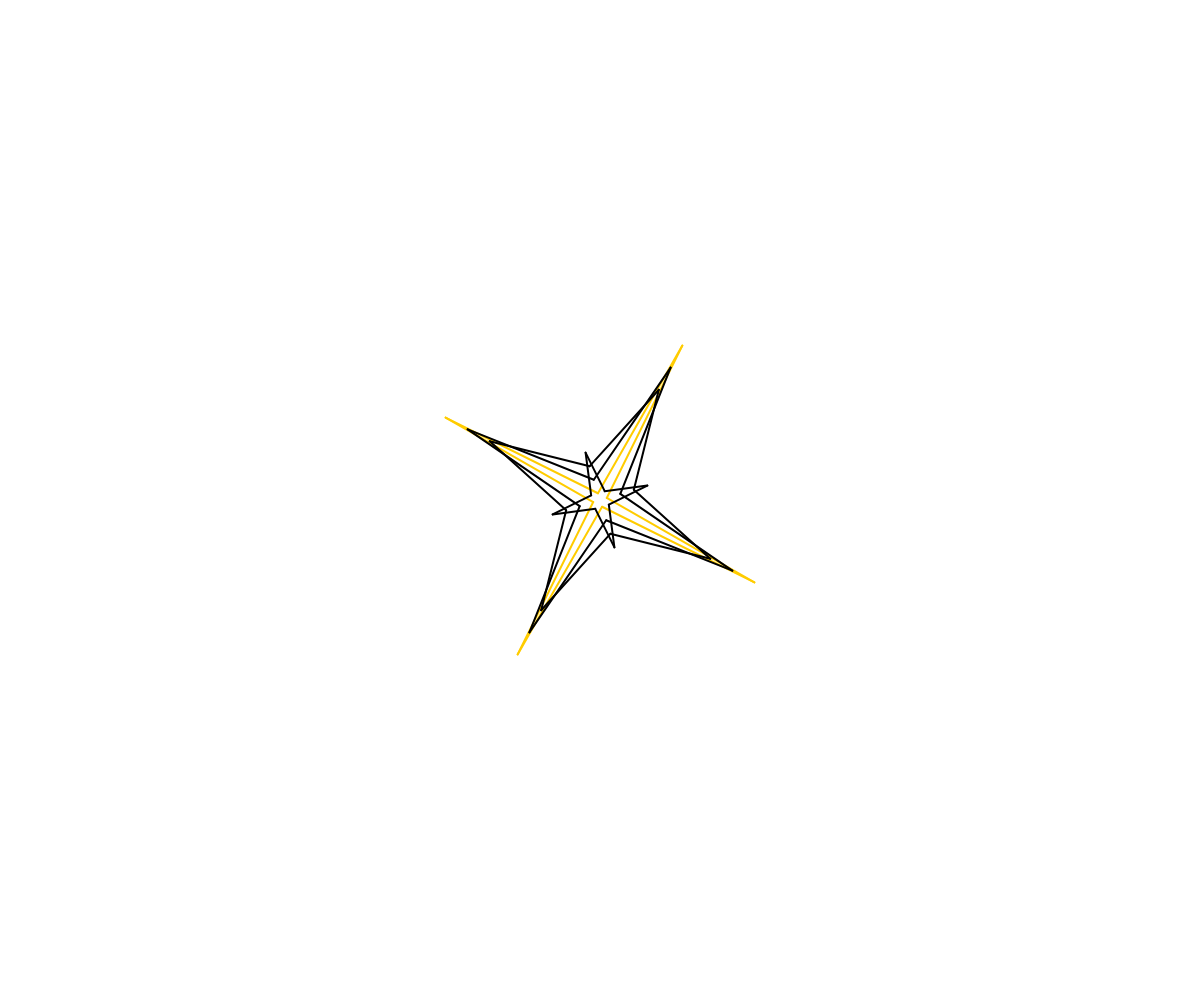
Frame 1 (no input)
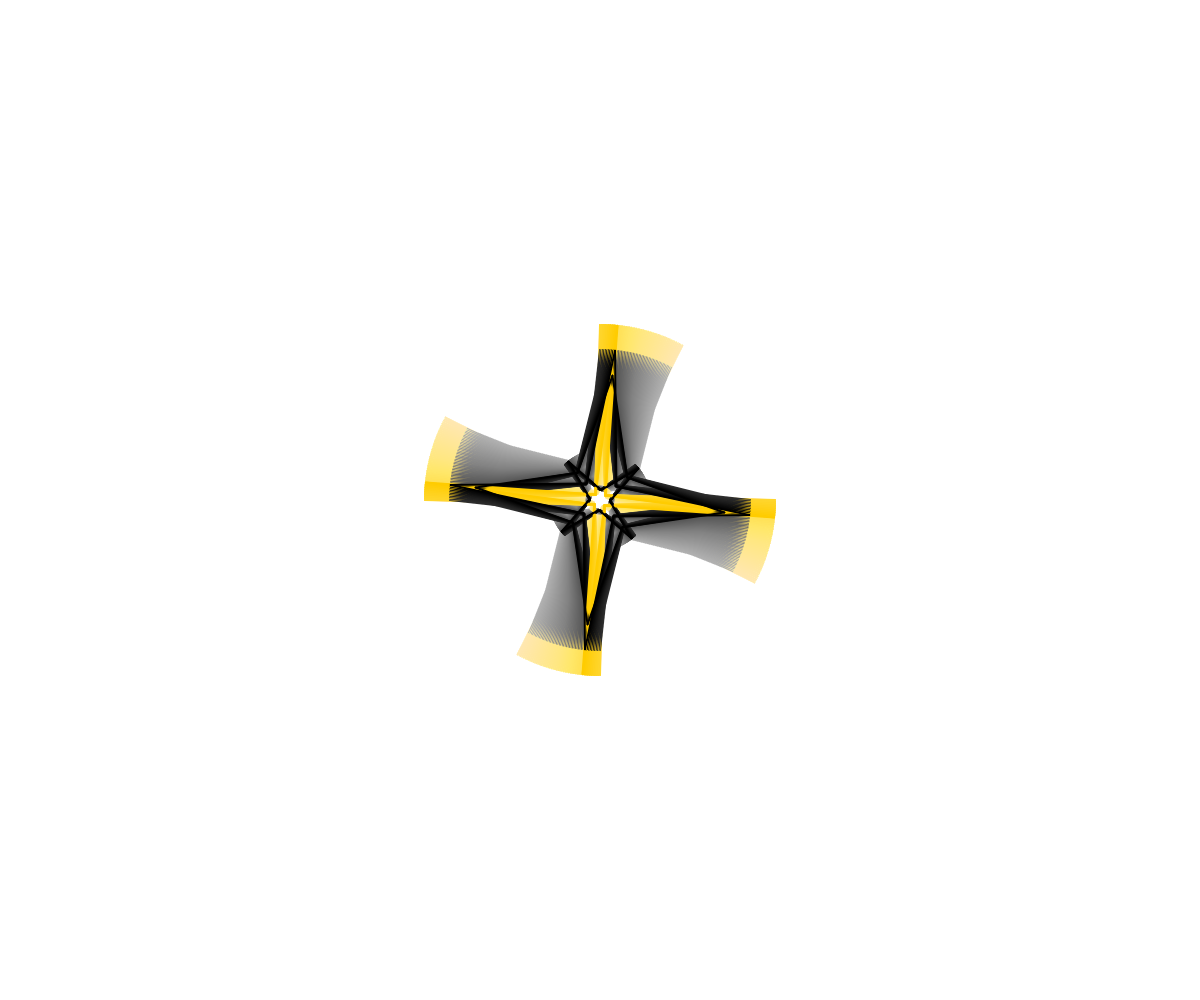
Frame 60 (no input)
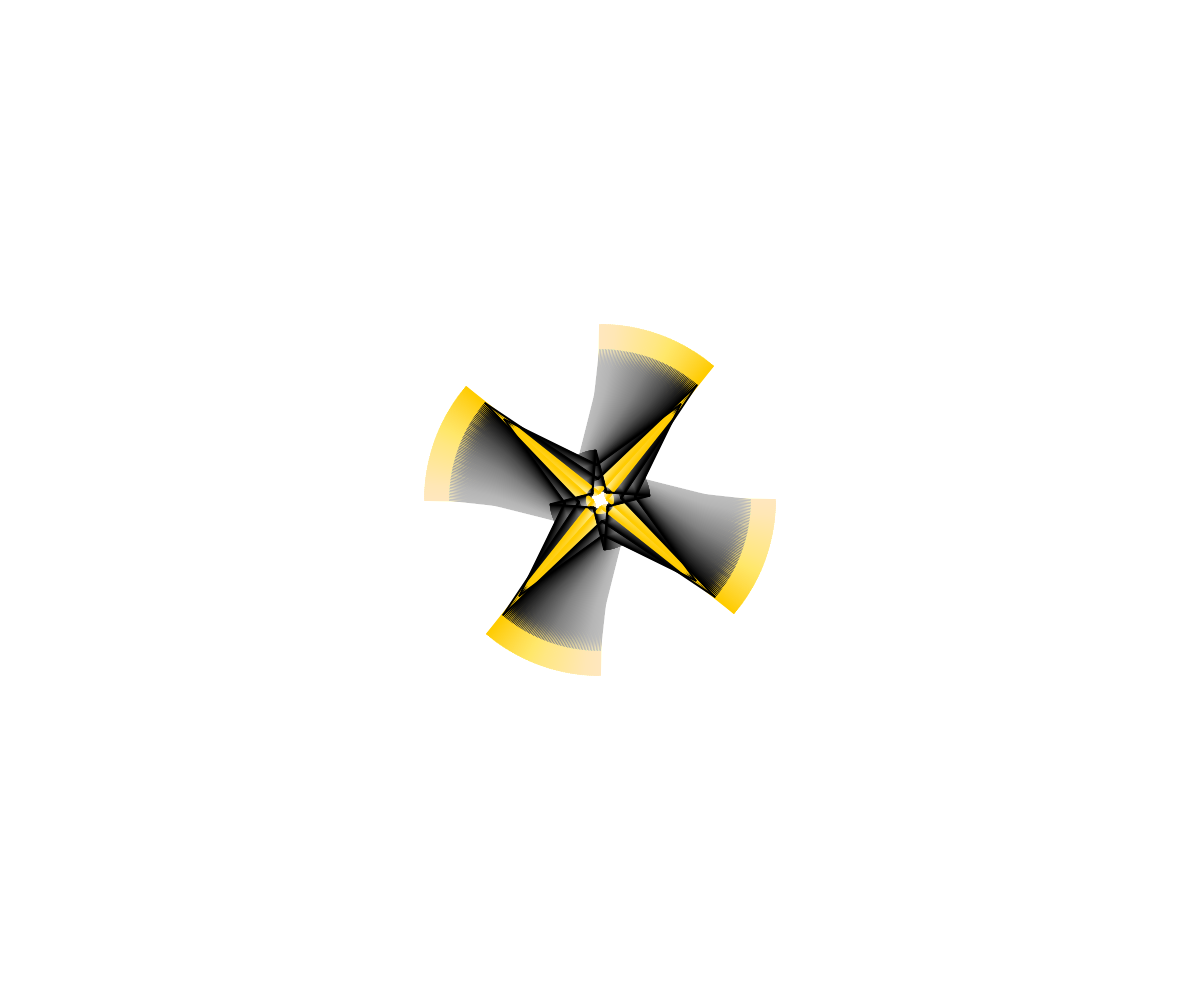
Frame 120 (the mouse pressed at the canvas centre since frame 60)

The p5.js sketch that drew these frames (run headless with seeded random() and noise() and a simulated clock; from frame 60 on, the mouse is pressed at the canvas centre):

// p5.js sketch
// ── sketch.js
let angle = -1;
let a = 0.5; 
let aSwitch = -1; 

function setup() {
  createCanvas(windowWidth, windowHeight);
}

function draw() {

  background(255,255,255,5);

  if (a >= 1 || a <= 0) {
    aSwitch *= -1;
  }

  a += 0.01*aSwitch;
  
  translate(windowWidth / 2, windowHeight / 2);
  rotate(a);


  stroke(255, 204, 0);
  star(0, 0, 350, 10,2);

  stroke(0);
  star(0, 0, 300, 30,2);
  star(0, 0, 20, 70,2);
  star(0, 0, 250, 50,2);


}

function star(x, y, s, c,sw) {
  strokeWeight(sw);
  line(x - s / 2, y, x - c / 2, y + c / 2);
  line(x - c / 2, y + c / 2, x, y + s / 2);
  line(x, y + s / 2, x + c / 2, y + c / 2);
  line(x + c / 2, y + c / 2, x + s / 2, y);
  line(x + s / 2, y, x + c / 2, y - c / 2);
  line(x + c / 2, y - c / 2, x, y - s / 2);
  line(x, y - s / 2, x - c / 2, y - c / 2);
  line(x - c / 2, y - c / 2, x - s / 2, y);
}

//make use of translate to set the (0,0)
// function star(x,y,w){
// 	let r = w/2;
// 	push();
// 	translate(x,y);
// 	line();
// 	...
// 	...
// 	pop();
// }
